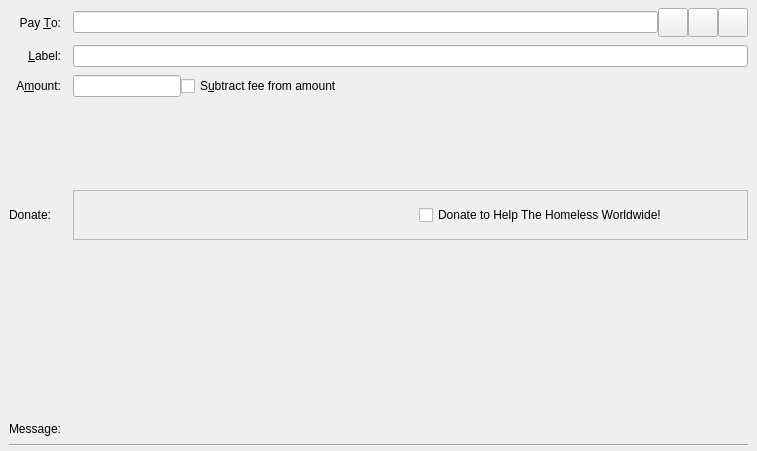
<?xml version="1.0" encoding="UTF-8"?>
<ui version="4.0">
 <class>SendCoinsEntry</class>
 <widget class="QStackedWidget" name="SendCoinsEntry">
  <property name="geometry">
   <rect>
    <x>0</x>
    <y>0</y>
    <width>753</width>
    <height>451</height>
   </rect>
  </property>
  <property name="focusPolicy">
   <enum>Qt::TabFocus</enum>
  </property>
  <property name="autoFillBackground">
   <bool>false</bool>
  </property>
  <widget class="QFrame" name="SendCoins">
   <property name="toolTip">
    <string>This is a normal payment.</string>
   </property>
   <property name="frameShape">
    <enum>QFrame::NoFrame</enum>
   </property>
   <layout class="QGridLayout" name="gridLayout">
    <property name="topMargin">
     <number>8</number>
    </property>
    <property name="bottomMargin">
     <number>4</number>
    </property>
    <property name="horizontalSpacing">
     <number>12</number>
    </property>
    <property name="verticalSpacing">
     <number>8</number>
    </property>
    <item row="7" column="0" colspan="2">
     <widget class="Line" name="line">
      <property name="orientation">
       <enum>Qt::Horizontal</enum>
      </property>
     </widget>
    </item>
    <item row="0" column="1">
     <layout class="QHBoxLayout" name="payToLayout">
      <property name="spacing">
       <number>0</number>
      </property>
      <item>
       <widget class="QValidatedLineEdit" name="payTo">
        <property name="toolTip">
         <string>The HelpTheHomeless address to send the payment to</string>
        </property>
       </widget>
      </item>
      <item>
       <widget class="QToolButton" name="addressBookButton">
        <property name="toolTip">
         <string>Choose previously used address</string>
        </property>
        <property name="text">
         <string/>
        </property>
        <property name="iconSize">
         <size>
          <width>22</width>
          <height>22</height>
         </size>
        </property>
        <property name="shortcut">
         <string>Alt+A</string>
        </property>
       </widget>
      </item>
      <item>
       <widget class="QToolButton" name="pasteButton">
        <property name="toolTip">
         <string>Paste address from clipboard</string>
        </property>
        <property name="text">
         <string/>
        </property>
        <property name="iconSize">
         <size>
          <width>22</width>
          <height>22</height>
         </size>
        </property>
        <property name="shortcut">
         <string>Alt+P</string>
        </property>
       </widget>
      </item>
      <item>
       <widget class="QToolButton" name="deleteButton">
        <property name="toolTip">
         <string>Remove this entry</string>
        </property>
        <property name="text">
         <string/>
        </property>
        <property name="iconSize">
         <size>
          <width>22</width>
          <height>22</height>
         </size>
        </property>
       </widget>
      </item>
     </layout>
    </item>
    <item row="2" column="0">
     <widget class="QLabel" name="amountLabel">
      <property name="text">
       <string>A&amp;mount:</string>
      </property>
      <property name="alignment">
       <set>Qt::AlignRight|Qt::AlignTrailing|Qt::AlignVCenter</set>
      </property>
      <property name="buddy">
       <cstring>payAmount</cstring>
      </property>
     </widget>
    </item>
    <item row="5" column="1">
     <spacer name="verticalSpacer_2">
      <property name="orientation">
       <enum>Qt::Vertical</enum>
      </property>
      <property name="sizeHint" stdset="0">
       <size>
        <width>20</width>
        <height>40</height>
       </size>
      </property>
     </spacer>
    </item>
    <item row="1" column="0">
     <widget class="QLabel" name="labellLabel">
      <property name="text">
       <string>&amp;Label:</string>
      </property>
      <property name="alignment">
       <set>Qt::AlignRight|Qt::AlignTrailing|Qt::AlignVCenter</set>
      </property>
      <property name="buddy">
       <cstring>addAsLabel</cstring>
      </property>
     </widget>
    </item>
    <item row="6" column="1">
     <widget class="QLabel" name="messageTextLabel">
      <property name="toolTip">
       <string>A message that was attached to the HTH: URI which will be stored with the transaction for your reference. Note: This message will not be sent over the HelpTheHomeless network.</string>
      </property>
      <property name="textFormat">
       <enum>Qt::PlainText</enum>
      </property>
     </widget>
    </item>
    <item row="2" column="1">
     <layout class="QHBoxLayout" name="horizontalLayoutAmount" stretch="0,1">
      <item>
       <widget class="BitcoinAmountField" name="payAmount"/>
      </item>
      <item>
       <widget class="QCheckBox" name="checkboxSubtractFeeFromAmount">
        <property name="toolTip">
         <string>The fee will be deducted from the amount being sent. The recipient will receive a lower amount of HTH than you enter in the amount field. If multiple recipients are selected, the fee is split equally.</string>
        </property>
        <property name="text">
         <string>S&amp;ubtract fee from amount</string>
        </property>
       </widget>
      </item>
     </layout>
    </item>
    <item row="0" column="0">
     <widget class="QLabel" name="payToLabel">
      <property name="text">
       <string>Pay &amp;To:</string>
      </property>
      <property name="alignment">
       <set>Qt::AlignRight|Qt::AlignTrailing|Qt::AlignVCenter</set>
      </property>
      <property name="buddy">
       <cstring>payTo</cstring>
      </property>
     </widget>
    </item>
    <item row="4" column="0">
     <widget class="QLabel" name="messageCaption">
      <property name="text">
       <string>Donate:</string>
      </property>
      <property name="alignment">
       <set>Qt::AlignLeading|Qt::AlignLeft|Qt::AlignVCenter</set>
      </property>
      <property name="wordWrap">
       <bool>true</bool>
      </property>
     </widget>
    </item>
    <item row="1" column="1">
     <widget class="QLineEdit" name="addAsLabel">
      <property name="toolTip">
       <string>Enter a label for this address to add it to the list of used addresses</string>
      </property>
     </widget>
    </item>
    <item row="3" column="1">
     <spacer name="verticalSpacer">
      <property name="orientation">
       <enum>Qt::Vertical</enum>
      </property>
      <property name="sizeType">
       <enum>QSizePolicy::Fixed</enum>
      </property>
      <property name="sizeHint" stdset="0">
       <size>
        <width>20</width>
        <height>85</height>
       </size>
      </property>
     </spacer>
    </item>
    <item row="6" column="0">
     <widget class="QLabel" name="messageLabel">
      <property name="text">
       <string>Message:</string>
      </property>
      <property name="alignment">
       <set>Qt::AlignRight|Qt::AlignTrailing|Qt::AlignVCenter</set>
      </property>
     </widget>
    </item>
    <item row="4" column="1">
     <widget class="QFrame" name="frameDonate">
      <property name="sizePolicy">
       <sizepolicy hsizetype="Fixed" vsizetype="Fixed">
        <horstretch>0</horstretch>
        <verstretch>0</verstretch>
       </sizepolicy>
      </property>
      <property name="minimumSize">
       <size>
        <width>675</width>
        <height>50</height>
       </size>
      </property>
      <property name="maximumSize">
       <size>
        <width>16777215</width>
        <height>16777215</height>
       </size>
      </property>
      <property name="frameShape">
       <enum>QFrame::StyledPanel</enum>
      </property>
      <property name="frameShadow">
       <enum>QFrame::Raised</enum>
      </property>
      <widget class="QWidget" name="layoutWidget">
       <property name="geometry">
        <rect>
         <x>330</x>
         <y>10</y>
         <width>291</width>
         <height>31</height>
        </rect>
       </property>
       <layout class="QHBoxLayout" name="horizontalLayoutCheckboxes2">
        <property name="spacing">
         <number>6</number>
        </property>
        <property name="leftMargin">
         <number>0</number>
        </property>
        <item>
         <widget class="QCheckBox" name="chkDonate">
          <property name="maximumSize">
           <size>
            <width>258</width>
            <height>16777215</height>
           </size>
          </property>
          <property name="toolTip">
           <string>Use your HTH Coins to Donate Today!</string>
          </property>
          <property name="layoutDirection">
           <enum>Qt::LeftToRight</enum>
          </property>
          <property name="text">
           <string>Donate to Help The Homeless Worldwide!</string>
          </property>
         </widget>
        </item>
       </layout>
      </widget>
     </widget>
    </item>
   </layout>
  </widget>
  <widget class="QFrame" name="SendCoins_UnauthenticatedPaymentRequest">
   <property name="palette">
    <palette>
     <active>
      <colorrole role="WindowText">
       <brush brushstyle="SolidPattern">
        <color alpha="255">
         <red>0</red>
         <green>0</green>
         <blue>0</blue>
        </color>
       </brush>
      </colorrole>
      <colorrole role="Button">
       <brush brushstyle="SolidPattern">
        <color alpha="255">
         <red>255</red>
         <green>255</green>
         <blue>127</blue>
        </color>
       </brush>
      </colorrole>
      <colorrole role="Light">
       <brush brushstyle="SolidPattern">
        <color alpha="255">
         <red>255</red>
         <green>255</green>
         <blue>255</blue>
        </color>
       </brush>
      </colorrole>
      <colorrole role="Midlight">
       <brush brushstyle="SolidPattern">
        <color alpha="255">
         <red>255</red>
         <green>255</green>
         <blue>191</blue>
        </color>
       </brush>
      </colorrole>
      <colorrole role="Dark">
       <brush brushstyle="SolidPattern">
        <color alpha="255">
         <red>127</red>
         <green>127</green>
         <blue>63</blue>
        </color>
       </brush>
      </colorrole>
      <colorrole role="Mid">
       <brush brushstyle="SolidPattern">
        <color alpha="255">
         <red>170</red>
         <green>170</green>
         <blue>84</blue>
        </color>
       </brush>
      </colorrole>
      <colorrole role="Text">
       <brush brushstyle="SolidPattern">
        <color alpha="255">
         <red>0</red>
         <green>0</green>
         <blue>0</blue>
        </color>
       </brush>
      </colorrole>
      <colorrole role="BrightText">
       <brush brushstyle="SolidPattern">
        <color alpha="255">
         <red>255</red>
         <green>255</green>
         <blue>255</blue>
        </color>
       </brush>
      </colorrole>
      <colorrole role="ButtonText">
       <brush brushstyle="SolidPattern">
        <color alpha="255">
         <red>0</red>
         <green>0</green>
         <blue>0</blue>
        </color>
       </brush>
      </colorrole>
      <colorrole role="Base">
       <brush brushstyle="SolidPattern">
        <color alpha="255">
         <red>255</red>
         <green>255</green>
         <blue>255</blue>
        </color>
       </brush>
      </colorrole>
      <colorrole role="Window">
       <brush brushstyle="SolidPattern">
        <color alpha="255">
         <red>255</red>
         <green>255</green>
         <blue>127</blue>
        </color>
       </brush>
      </colorrole>
      <colorrole role="Shadow">
       <brush brushstyle="SolidPattern">
        <color alpha="255">
         <red>0</red>
         <green>0</green>
         <blue>0</blue>
        </color>
       </brush>
      </colorrole>
      <colorrole role="AlternateBase">
       <brush brushstyle="SolidPattern">
        <color alpha="255">
         <red>255</red>
         <green>255</green>
         <blue>191</blue>
        </color>
       </brush>
      </colorrole>
      <colorrole role="ToolTipBase">
       <brush brushstyle="SolidPattern">
        <color alpha="255">
         <red>255</red>
         <green>255</green>
         <blue>220</blue>
        </color>
       </brush>
      </colorrole>
      <colorrole role="ToolTipText">
       <brush brushstyle="SolidPattern">
        <color alpha="255">
         <red>0</red>
         <green>0</green>
         <blue>0</blue>
        </color>
       </brush>
      </colorrole>
     </active>
     <inactive>
      <colorrole role="WindowText">
       <brush brushstyle="SolidPattern">
        <color alpha="255">
         <red>0</red>
         <green>0</green>
         <blue>0</blue>
        </color>
       </brush>
      </colorrole>
      <colorrole role="Button">
       <brush brushstyle="SolidPattern">
        <color alpha="255">
         <red>255</red>
         <green>255</green>
         <blue>127</blue>
        </color>
       </brush>
      </colorrole>
      <colorrole role="Light">
       <brush brushstyle="SolidPattern">
        <color alpha="255">
         <red>255</red>
         <green>255</green>
         <blue>255</blue>
        </color>
       </brush>
      </colorrole>
      <colorrole role="Midlight">
       <brush brushstyle="SolidPattern">
        <color alpha="255">
         <red>255</red>
         <green>255</green>
         <blue>191</blue>
        </color>
       </brush>
      </colorrole>
      <colorrole role="Dark">
       <brush brushstyle="SolidPattern">
        <color alpha="255">
         <red>127</red>
         <green>127</green>
         <blue>63</blue>
        </color>
       </brush>
      </colorrole>
      <colorrole role="Mid">
       <brush brushstyle="SolidPattern">
        <color alpha="255">
         <red>170</red>
         <green>170</green>
         <blue>84</blue>
        </color>
       </brush>
      </colorrole>
      <colorrole role="Text">
       <brush brushstyle="SolidPattern">
        <color alpha="255">
         <red>0</red>
         <green>0</green>
         <blue>0</blue>
        </color>
       </brush>
      </colorrole>
      <colorrole role="BrightText">
       <brush brushstyle="SolidPattern">
        <color alpha="255">
         <red>255</red>
         <green>255</green>
         <blue>255</blue>
        </color>
       </brush>
      </colorrole>
      <colorrole role="ButtonText">
       <brush brushstyle="SolidPattern">
        <color alpha="255">
         <red>0</red>
         <green>0</green>
         <blue>0</blue>
        </color>
       </brush>
      </colorrole>
      <colorrole role="Base">
       <brush brushstyle="SolidPattern">
        <color alpha="255">
         <red>255</red>
         <green>255</green>
         <blue>255</blue>
        </color>
       </brush>
      </colorrole>
      <colorrole role="Window">
       <brush brushstyle="SolidPattern">
        <color alpha="255">
         <red>255</red>
         <green>255</green>
         <blue>127</blue>
        </color>
       </brush>
      </colorrole>
      <colorrole role="Shadow">
       <brush brushstyle="SolidPattern">
        <color alpha="255">
         <red>0</red>
         <green>0</green>
         <blue>0</blue>
        </color>
       </brush>
      </colorrole>
      <colorrole role="AlternateBase">
       <brush brushstyle="SolidPattern">
        <color alpha="255">
         <red>255</red>
         <green>255</green>
         <blue>191</blue>
        </color>
       </brush>
      </colorrole>
      <colorrole role="ToolTipBase">
       <brush brushstyle="SolidPattern">
        <color alpha="255">
         <red>255</red>
         <green>255</green>
         <blue>220</blue>
        </color>
       </brush>
      </colorrole>
      <colorrole role="ToolTipText">
       <brush brushstyle="SolidPattern">
        <color alpha="255">
         <red>0</red>
         <green>0</green>
         <blue>0</blue>
        </color>
       </brush>
      </colorrole>
     </inactive>
     <disabled>
      <colorrole role="WindowText">
       <brush brushstyle="SolidPattern">
        <color alpha="255">
         <red>127</red>
         <green>127</green>
         <blue>63</blue>
        </color>
       </brush>
      </colorrole>
      <colorrole role="Button">
       <brush brushstyle="SolidPattern">
        <color alpha="255">
         <red>255</red>
         <green>255</green>
         <blue>127</blue>
        </color>
       </brush>
      </colorrole>
      <colorrole role="Light">
       <brush brushstyle="SolidPattern">
        <color alpha="255">
         <red>255</red>
         <green>255</green>
         <blue>255</blue>
        </color>
       </brush>
      </colorrole>
      <colorrole role="Midlight">
       <brush brushstyle="SolidPattern">
        <color alpha="255">
         <red>255</red>
         <green>255</green>
         <blue>191</blue>
        </color>
       </brush>
      </colorrole>
      <colorrole role="Dark">
       <brush brushstyle="SolidPattern">
        <color alpha="255">
         <red>127</red>
         <green>127</green>
         <blue>63</blue>
        </color>
       </brush>
      </colorrole>
      <colorrole role="Mid">
       <brush brushstyle="SolidPattern">
        <color alpha="255">
         <red>170</red>
         <green>170</green>
         <blue>84</blue>
        </color>
       </brush>
      </colorrole>
      <colorrole role="Text">
       <brush brushstyle="SolidPattern">
        <color alpha="255">
         <red>127</red>
         <green>127</green>
         <blue>63</blue>
        </color>
       </brush>
      </colorrole>
      <colorrole role="BrightText">
       <brush brushstyle="SolidPattern">
        <color alpha="255">
         <red>255</red>
         <green>255</green>
         <blue>255</blue>
        </color>
       </brush>
      </colorrole>
      <colorrole role="ButtonText">
       <brush brushstyle="SolidPattern">
        <color alpha="255">
         <red>127</red>
         <green>127</green>
         <blue>63</blue>
        </color>
       </brush>
      </colorrole>
      <colorrole role="Base">
       <brush brushstyle="SolidPattern">
        <color alpha="255">
         <red>255</red>
         <green>255</green>
         <blue>127</blue>
        </color>
       </brush>
      </colorrole>
      <colorrole role="Window">
       <brush brushstyle="SolidPattern">
        <color alpha="255">
         <red>255</red>
         <green>255</green>
         <blue>127</blue>
        </color>
       </brush>
      </colorrole>
      <colorrole role="Shadow">
       <brush brushstyle="SolidPattern">
        <color alpha="255">
         <red>0</red>
         <green>0</green>
         <blue>0</blue>
        </color>
       </brush>
      </colorrole>
      <colorrole role="AlternateBase">
       <brush brushstyle="SolidPattern">
        <color alpha="255">
         <red>255</red>
         <green>255</green>
         <blue>127</blue>
        </color>
       </brush>
      </colorrole>
      <colorrole role="ToolTipBase">
       <brush brushstyle="SolidPattern">
        <color alpha="255">
         <red>255</red>
         <green>255</green>
         <blue>220</blue>
        </color>
       </brush>
      </colorrole>
      <colorrole role="ToolTipText">
       <brush brushstyle="SolidPattern">
        <color alpha="255">
         <red>0</red>
         <green>0</green>
         <blue>0</blue>
        </color>
       </brush>
      </colorrole>
     </disabled>
    </palette>
   </property>
   <property name="toolTip">
    <string>This is an unauthenticated payment request.</string>
   </property>
   <property name="autoFillBackground">
    <bool>true</bool>
   </property>
   <property name="frameShape">
    <enum>QFrame::NoFrame</enum>
   </property>
   <layout class="QGridLayout" name="gridLayout_is">
    <property name="spacing">
     <number>12</number>
    </property>
    <item row="0" column="0">
     <widget class="QLabel" name="payToLabel_is">
      <property name="text">
       <string>Pay To:</string>
      </property>
      <property name="alignment">
       <set>Qt::AlignRight|Qt::AlignTrailing|Qt::AlignVCenter</set>
      </property>
     </widget>
    </item>
    <item row="0" column="1">
     <layout class="QHBoxLayout" name="payToLayout_is">
      <property name="spacing">
       <number>0</number>
      </property>
      <item>
       <widget class="QLabel" name="payTo_is"/>
      </item>
      <item>
       <widget class="QToolButton" name="deleteButton_is">
        <property name="toolTip">
         <string>Remove this entry</string>
        </property>
        <property name="text">
         <string/>
        </property>
       </widget>
      </item>
     </layout>
    </item>
    <item row="1" column="0">
     <widget class="QLabel" name="memoLabel_is">
      <property name="text">
       <string>Memo:</string>
      </property>
      <property name="alignment">
       <set>Qt::AlignRight|Qt::AlignTrailing|Qt::AlignVCenter</set>
      </property>
     </widget>
    </item>
    <item row="1" column="1">
     <widget class="QLabel" name="memoTextLabel_is">
      <property name="textFormat">
       <enum>Qt::PlainText</enum>
      </property>
     </widget>
    </item>
    <item row="2" column="0">
     <widget class="QLabel" name="amountLabel_is">
      <property name="text">
       <string>A&amp;mount:</string>
      </property>
      <property name="alignment">
       <set>Qt::AlignRight|Qt::AlignTrailing|Qt::AlignVCenter</set>
      </property>
      <property name="buddy">
       <cstring>payAmount_is</cstring>
      </property>
     </widget>
    </item>
    <item row="2" column="1">
     <widget class="BitcoinAmountField" name="payAmount_is">
      <property name="acceptDrops">
       <bool>false</bool>
      </property>
     </widget>
    </item>
   </layout>
  </widget>
  <widget class="QFrame" name="SendCoins_AuthenticatedPaymentRequest">
   <property name="palette">
    <palette>
     <active>
      <colorrole role="WindowText">
       <brush brushstyle="SolidPattern">
        <color alpha="255">
         <red>0</red>
         <green>0</green>
         <blue>0</blue>
        </color>
       </brush>
      </colorrole>
      <colorrole role="Button">
       <brush brushstyle="SolidPattern">
        <color alpha="255">
         <red>140</red>
         <green>232</green>
         <blue>119</blue>
        </color>
       </brush>
      </colorrole>
      <colorrole role="Light">
       <brush brushstyle="SolidPattern">
        <color alpha="255">
         <red>230</red>
         <green>255</green>
         <blue>224</blue>
        </color>
       </brush>
      </colorrole>
      <colorrole role="Midlight">
       <brush brushstyle="SolidPattern">
        <color alpha="255">
         <red>185</red>
         <green>243</green>
         <blue>171</blue>
        </color>
       </brush>
      </colorrole>
      <colorrole role="Dark">
       <brush brushstyle="SolidPattern">
        <color alpha="255">
         <red>70</red>
         <green>116</green>
         <blue>59</blue>
        </color>
       </brush>
      </colorrole>
      <colorrole role="Mid">
       <brush brushstyle="SolidPattern">
        <color alpha="255">
         <red>93</red>
         <green>155</green>
         <blue>79</blue>
        </color>
       </brush>
      </colorrole>
      <colorrole role="Text">
       <brush brushstyle="SolidPattern">
        <color alpha="255">
         <red>0</red>
         <green>0</green>
         <blue>0</blue>
        </color>
       </brush>
      </colorrole>
      <colorrole role="BrightText">
       <brush brushstyle="SolidPattern">
        <color alpha="255">
         <red>155</red>
         <green>255</green>
         <blue>147</blue>
        </color>
       </brush>
      </colorrole>
      <colorrole role="ButtonText">
       <brush brushstyle="SolidPattern">
        <color alpha="255">
         <red>0</red>
         <green>0</green>
         <blue>0</blue>
        </color>
       </brush>
      </colorrole>
      <colorrole role="Base">
       <brush brushstyle="SolidPattern">
        <color alpha="255">
         <red>119</red>
         <green>255</green>
         <blue>233</blue>
        </color>
       </brush>
      </colorrole>
      <colorrole role="Window">
       <brush brushstyle="SolidPattern">
        <color alpha="255">
         <red>140</red>
         <green>232</green>
         <blue>119</blue>
        </color>
       </brush>
      </colorrole>
      <colorrole role="Shadow">
       <brush brushstyle="SolidPattern">
        <color alpha="255">
         <red>0</red>
         <green>0</green>
         <blue>0</blue>
        </color>
       </brush>
      </colorrole>
      <colorrole role="AlternateBase">
       <brush brushstyle="SolidPattern">
        <color alpha="255">
         <red>197</red>
         <green>243</green>
         <blue>187</blue>
        </color>
       </brush>
      </colorrole>
      <colorrole role="NoRole">
       <brush brushstyle="SolidPattern">
        <color alpha="255">
         <red>125</red>
         <green>194</green>
         <blue>122</blue>
        </color>
       </brush>
      </colorrole>
      <colorrole role="ToolTipBase">
       <brush brushstyle="SolidPattern">
        <color alpha="255">
         <red>255</red>
         <green>255</green>
         <blue>220</blue>
        </color>
       </brush>
      </colorrole>
      <colorrole role="ToolTipText">
       <brush brushstyle="SolidPattern">
        <color alpha="255">
         <red>0</red>
         <green>0</green>
         <blue>0</blue>
        </color>
       </brush>
      </colorrole>
     </active>
     <inactive>
      <colorrole role="WindowText">
       <brush brushstyle="SolidPattern">
        <color alpha="255">
         <red>0</red>
         <green>0</green>
         <blue>0</blue>
        </color>
       </brush>
      </colorrole>
      <colorrole role="Button">
       <brush brushstyle="SolidPattern">
        <color alpha="255">
         <red>140</red>
         <green>232</green>
         <blue>119</blue>
        </color>
       </brush>
      </colorrole>
      <colorrole role="Light">
       <brush brushstyle="SolidPattern">
        <color alpha="255">
         <red>230</red>
         <green>255</green>
         <blue>224</blue>
        </color>
       </brush>
      </colorrole>
      <colorrole role="Midlight">
       <brush brushstyle="SolidPattern">
        <color alpha="255">
         <red>185</red>
         <green>243</green>
         <blue>171</blue>
        </color>
       </brush>
      </colorrole>
      <colorrole role="Dark">
       <brush brushstyle="SolidPattern">
        <color alpha="255">
         <red>70</red>
         <green>116</green>
         <blue>59</blue>
        </color>
       </brush>
      </colorrole>
      <colorrole role="Mid">
       <brush brushstyle="SolidPattern">
        <color alpha="255">
         <red>93</red>
         <green>155</green>
         <blue>79</blue>
        </color>
       </brush>
      </colorrole>
      <colorrole role="Text">
       <brush brushstyle="SolidPattern">
        <color alpha="255">
         <red>0</red>
         <green>0</green>
         <blue>0</blue>
        </color>
       </brush>
      </colorrole>
      <colorrole role="BrightText">
       <brush brushstyle="SolidPattern">
        <color alpha="255">
         <red>155</red>
         <green>255</green>
         <blue>147</blue>
        </color>
       </brush>
      </colorrole>
      <colorrole role="ButtonText">
       <brush brushstyle="SolidPattern">
        <color alpha="255">
         <red>0</red>
         <green>0</green>
         <blue>0</blue>
        </color>
       </brush>
      </colorrole>
      <colorrole role="Base">
       <brush brushstyle="SolidPattern">
        <color alpha="255">
         <red>119</red>
         <green>255</green>
         <blue>233</blue>
        </color>
       </brush>
      </colorrole>
      <colorrole role="Window">
       <brush brushstyle="SolidPattern">
        <color alpha="255">
         <red>140</red>
         <green>232</green>
         <blue>119</blue>
        </color>
       </brush>
      </colorrole>
      <colorrole role="Shadow">
       <brush brushstyle="SolidPattern">
        <color alpha="255">
         <red>0</red>
         <green>0</green>
         <blue>0</blue>
        </color>
       </brush>
      </colorrole>
      <colorrole role="AlternateBase">
       <brush brushstyle="SolidPattern">
        <color alpha="255">
         <red>197</red>
         <green>243</green>
         <blue>187</blue>
        </color>
       </brush>
      </colorrole>
      <colorrole role="NoRole">
       <brush brushstyle="SolidPattern">
        <color alpha="255">
         <red>125</red>
         <green>194</green>
         <blue>122</blue>
        </color>
       </brush>
      </colorrole>
      <colorrole role="ToolTipBase">
       <brush brushstyle="SolidPattern">
        <color alpha="255">
         <red>255</red>
         <green>255</green>
         <blue>220</blue>
        </color>
       </brush>
      </colorrole>
      <colorrole role="ToolTipText">
       <brush brushstyle="SolidPattern">
        <color alpha="255">
         <red>0</red>
         <green>0</green>
         <blue>0</blue>
        </color>
       </brush>
      </colorrole>
     </inactive>
     <disabled>
      <colorrole role="WindowText">
       <brush brushstyle="SolidPattern">
        <color alpha="255">
         <red>70</red>
         <green>116</green>
         <blue>59</blue>
        </color>
       </brush>
      </colorrole>
      <colorrole role="Button">
       <brush brushstyle="SolidPattern">
        <color alpha="255">
         <red>140</red>
         <green>232</green>
         <blue>119</blue>
        </color>
       </brush>
      </colorrole>
      <colorrole role="Light">
       <brush brushstyle="SolidPattern">
        <color alpha="255">
         <red>230</red>
         <green>255</green>
         <blue>224</blue>
        </color>
       </brush>
      </colorrole>
      <colorrole role="Midlight">
       <brush brushstyle="SolidPattern">
        <color alpha="255">
         <red>185</red>
         <green>243</green>
         <blue>171</blue>
        </color>
       </brush>
      </colorrole>
      <colorrole role="Dark">
       <brush brushstyle="SolidPattern">
        <color alpha="255">
         <red>70</red>
         <green>116</green>
         <blue>59</blue>
        </color>
       </brush>
      </colorrole>
      <colorrole role="Mid">
       <brush brushstyle="SolidPattern">
        <color alpha="255">
         <red>93</red>
         <green>155</green>
         <blue>79</blue>
        </color>
       </brush>
      </colorrole>
      <colorrole role="Text">
       <brush brushstyle="SolidPattern">
        <color alpha="255">
         <red>70</red>
         <green>116</green>
         <blue>59</blue>
        </color>
       </brush>
      </colorrole>
      <colorrole role="BrightText">
       <brush brushstyle="SolidPattern">
        <color alpha="255">
         <red>155</red>
         <green>255</green>
         <blue>147</blue>
        </color>
       </brush>
      </colorrole>
      <colorrole role="ButtonText">
       <brush brushstyle="SolidPattern">
        <color alpha="255">
         <red>70</red>
         <green>116</green>
         <blue>59</blue>
        </color>
       </brush>
      </colorrole>
      <colorrole role="Base">
       <brush brushstyle="SolidPattern">
        <color alpha="255">
         <red>140</red>
         <green>232</green>
         <blue>119</blue>
        </color>
       </brush>
      </colorrole>
      <colorrole role="Window">
       <brush brushstyle="SolidPattern">
        <color alpha="255">
         <red>140</red>
         <green>232</green>
         <blue>119</blue>
        </color>
       </brush>
      </colorrole>
      <colorrole role="Shadow">
       <brush brushstyle="SolidPattern">
        <color alpha="255">
         <red>0</red>
         <green>0</green>
         <blue>0</blue>
        </color>
       </brush>
      </colorrole>
      <colorrole role="AlternateBase">
       <brush brushstyle="SolidPattern">
        <color alpha="255">
         <red>140</red>
         <green>232</green>
         <blue>119</blue>
        </color>
       </brush>
      </colorrole>
      <colorrole role="NoRole">
       <brush brushstyle="SolidPattern">
        <color alpha="255">
         <red>125</red>
         <green>194</green>
         <blue>122</blue>
        </color>
       </brush>
      </colorrole>
      <colorrole role="ToolTipBase">
       <brush brushstyle="SolidPattern">
        <color alpha="255">
         <red>255</red>
         <green>255</green>
         <blue>220</blue>
        </color>
       </brush>
      </colorrole>
      <colorrole role="ToolTipText">
       <brush brushstyle="SolidPattern">
        <color alpha="255">
         <red>0</red>
         <green>0</green>
         <blue>0</blue>
        </color>
       </brush>
      </colorrole>
     </disabled>
    </palette>
   </property>
   <property name="toolTip">
    <string>This is an authenticated payment request.</string>
   </property>
   <property name="autoFillBackground">
    <bool>true</bool>
   </property>
   <property name="frameShape">
    <enum>QFrame::NoFrame</enum>
   </property>
   <layout class="QGridLayout" name="gridLayout_s">
    <property name="spacing">
     <number>12</number>
    </property>
    <item row="0" column="0">
     <widget class="QLabel" name="payToLabel_s">
      <property name="text">
       <string>Pay To:</string>
      </property>
      <property name="alignment">
       <set>Qt::AlignRight|Qt::AlignTrailing|Qt::AlignVCenter</set>
      </property>
     </widget>
    </item>
    <item row="0" column="1">
     <layout class="QHBoxLayout" name="payToLayout_s">
      <property name="spacing">
       <number>0</number>
      </property>
      <item>
       <widget class="QLabel" name="payTo_s">
        <property name="textFormat">
         <enum>Qt::PlainText</enum>
        </property>
       </widget>
      </item>
      <item>
       <widget class="QToolButton" name="deleteButton_s">
        <property name="toolTip">
         <string>Remove this entry</string>
        </property>
        <property name="text">
         <string/>
        </property>
       </widget>
      </item>
     </layout>
    </item>
    <item row="1" column="0">
     <widget class="QLabel" name="memoLabel_s">
      <property name="text">
       <string>Memo:</string>
      </property>
      <property name="alignment">
       <set>Qt::AlignRight|Qt::AlignTrailing|Qt::AlignVCenter</set>
      </property>
     </widget>
    </item>
    <item row="1" column="1">
     <widget class="QLabel" name="memoTextLabel_s">
      <property name="textFormat">
       <enum>Qt::PlainText</enum>
      </property>
     </widget>
    </item>
    <item row="2" column="0">
     <widget class="QLabel" name="amountLabel_s">
      <property name="text">
       <string>A&amp;mount:</string>
      </property>
      <property name="alignment">
       <set>Qt::AlignRight|Qt::AlignTrailing|Qt::AlignVCenter</set>
      </property>
      <property name="buddy">
       <cstring>payAmount_s</cstring>
      </property>
     </widget>
    </item>
    <item row="2" column="1">
     <widget class="BitcoinAmountField" name="payAmount_s">
      <property name="acceptDrops">
       <bool>false</bool>
      </property>
     </widget>
    </item>
   </layout>
  </widget>
 </widget>
 <customwidgets>
  <customwidget>
   <class>BitcoinAmountField</class>
   <extends>QLineEdit</extends>
   <header>bitcoinamountfield.h</header>
   <container>1</container>
  </customwidget>
  <customwidget>
   <class>QValidatedLineEdit</class>
   <extends>QLineEdit</extends>
   <header>qvalidatedlineedit.h</header>
  </customwidget>
 </customwidgets>
 <tabstops>
  <tabstop>payTo</tabstop>
  <tabstop>addressBookButton</tabstop>
  <tabstop>pasteButton</tabstop>
  <tabstop>deleteButton</tabstop>
  <tabstop>addAsLabel</tabstop>
  <tabstop>payAmount</tabstop>
  <tabstop>payAmount_is</tabstop>
  <tabstop>deleteButton_is</tabstop>
  <tabstop>payAmount_s</tabstop>
  <tabstop>deleteButton_s</tabstop>
 </tabstops>
 <resources/>
 <connections/>
</ui>
